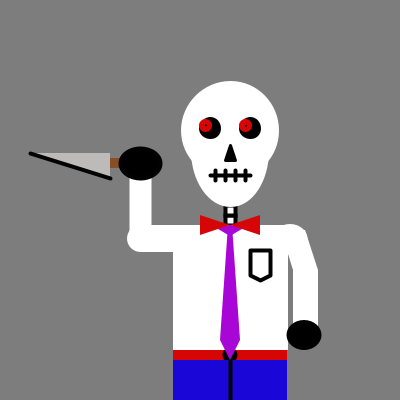
Frame 1 (no input)
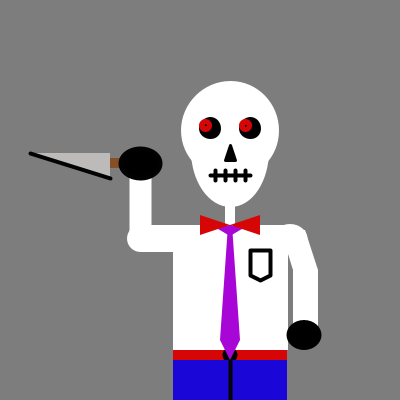
Frame 60 (the mouse pressed at the canvas centre just before this capture)
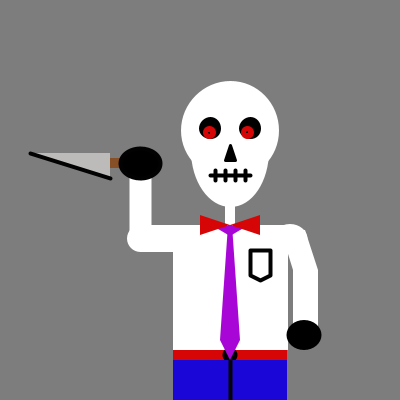
Frame 120 (the mouse held since frame 60 and released just before this capture)

The Processing sketch that drew these frames (run headless with seeded random() and noise(); from frame 60 on, the mouse is pressed at the canvas centre):

// Processing sketch: processing_70323
// ── processing_70323.pde


// Variable de position
int x =230;
int y =150;

int etatcoup;
final int DESCEND = 0;
final int MONTE = 1;


float rad;
float vitessecoup;
float mainX;
float mainY;

//Couleur des yeux
int etatYeux;


void setup() {
  // Configuration du cadre
  size ( 400, 400 );
  smooth ();

  background ( 125, 125, 125 );
}



void draw() {
  background(125, 125, 125);

  //coup du monde
  strokeWeight (4);
  fill ( 255 );
  rect ( x-5, y+65, 10, 10 );
  rect ( x-5, y+55, 10, 10);

  // tête du monstre
  strokeWeight ( 3 );
  stroke ( 255 );
  fill ( 255 );
  ellipse ( x, y-20, 95, 95 );
  ellipse ( x, y, 75, 110);

  // yeux du monstre  
  if (etatYeux ==1) {
    fill ( 154, 4, 4 );

    //dessine sourcils
    stroke(105, 10, 10);
    line(x-10+random(-3, 3), y-40+random(-3, 3), x-30, y-45);
    line(x+10+random(-3, 3), y-40+random(-3, 3), x+30, y-45);
  }
  else {
    fill ( 0 );
  }
  ellipse ( x-20, y-22, 25, 25 );
  ellipse ( x+20, y-22, 25, 25 );
  stroke (214, 6, 6);
  fill (214, 6, 6);

  //Pupille de gauche
  float pupilleGaucheX = x-20;  
  float pupilleGaucheY = y-22;

  float anglePupille = atan2(mouseY-pupilleGaucheY, mouseX-pupilleGaucheX);
  float distance = dist(mouseX, mouseY, pupilleGaucheX, pupilleGaucheY);
  distance = constrain(distance, 0, 5);
  pupilleGaucheX = pupilleGaucheX + cos(anglePupille) * distance;
  pupilleGaucheY = pupilleGaucheY + sin(anglePupille) * distance;

  ellipse ( pupilleGaucheX, pupilleGaucheY, 10, 10 );
  fill ( 0 );
  ellipse ( pupilleGaucheX, pupilleGaucheY, 5, 5 );  

  //Pupille de droite
  float pupilleDroiteX = x+20;  
  float pupilleDroiteY = y-22;

  anglePupille = atan2(mouseY-pupilleDroiteY, mouseX-pupilleDroiteX);
  distance = dist(mouseX, mouseY, pupilleDroiteX, pupilleDroiteY);
  distance = constrain(distance, 0, 5);
  pupilleDroiteX = pupilleDroiteX + cos(anglePupille) * distance;
  pupilleDroiteY = pupilleDroiteY + sin(anglePupille) * distance;

  fill (214, 6, 6);
  ellipse ( pupilleDroiteX, pupilleDroiteY, 10, 10 );
  fill ( 0 );
  ellipse ( pupilleDroiteX, pupilleDroiteY, 5, 5 );  


  // nez du monstre
  strokeJoin ( ROUND );
  stroke ( 0 );
  fill ( 0 );
  triangle ( x, y-5, x-5, y+10, x+5, y+10 );

  //bouche du monstre
  strokeWeight ( 4 );
  line (x-20, y+25, x+20, y+25);
  int i =0;
  while (i< 4) {
    int espacement = 10*i;
    line( x-15+ espacement, y+30, x-15+ espacement, y+20);
    i++ ;
  }





  //bras gauche du monstre  
  fill ( 255 );
  noStroke ( );
  //quad (x-58, y+75, x-40, y+ 100, x-110, y+120, x-110, y+90);
  //quad ( x-100, y+90, x-110, y+120, x-140, y+120, x-140, y+90 );
  strokeWeight(27);
  stroke(255);  
  line(x-90, y+88, x, y+88);       //bicep

  //---------------------------------  
  //partie animé du bras

  //Si clic sur avant-bras
  if (mousePressed == true)
  {
    if (mouseX > x-100 &&     //rect(x-100, y+15, 20,70); rectangle de l'avant bras
    mouseX < x-100+20 &&
      mouseY > y+15 &&
      mouseY < y+15+70) 
    {
      etatcoup=1;
    }
  }else{
    etatcoup=0;
  } 

  pushMatrix();  //Push matrix pour effectuer rotation
  translate(x-90, y+88); //axe de rotation est le coude
  if (etatcoup == 1)
  { 
    rad-=0.01 + vitessecoup;
    vitessecoup += 0.01;
    if (rad < -HALF_PI)
    {
      rad=0;
      etatcoup=0;
      vitessecoup=0;
    }
    rad = constrain(rad, -PI+HALF_PI, PI+HALF_PI);
    rotate(rad);

  }

  strokeWeight(2);
  rect(-10, -65, 20, 70);
  //line(x-100, y+88, x-100, y+25);       //avant bras

  //couteau du monstre
  noStroke ();
  fill ( 134, 79, 37 );
  rect ( -45, -80, 45, 10 );
  fill ( 188, 187, 186 );
  triangle ( -110, -85, -30, -85, -30, -60 );
  fill ( 147, 146, 145 );
  stroke ( 2);
  strokeWeight(4);
  line(  -110, -85, -30, -60 );

  // main gauche
  fill ( 0 );
  ellipse ( 0, -75, 40, 30 );

  popMatrix();  //Pop matrix pour fin de la rotation;
  //---------------------------------
  //fin partie animé du bras

  //chemise du monstre
  fill ( 255 );
  noStroke ();
  rect ( x-57, y+75, 115, 125 );

  //bras droite
  fill ( 255 );
  noStroke ( );
  ellipse ( x+60, y+89, 35, 30 );
  quad ( x+50, y+78, x+75, y+80, x+88, y+120, x+63, y+120 );
  rect ( x+63, y+120, 25, 60 );
  fill ( 0 );
  ellipse ( x+74, y+185, 35, 30 );



  //poche de la chemisse
  noFill ();
  stroke ( 2);
  beginShape ( );
  vertex ( x+20, y+100 );
  vertex (x+40, y+100 );
  vertex (x+40, y+125 );
  vertex (x+30, y+130 );
  vertex (x+20, y+125 );
  vertex (x+20, y+100 );
  endShape ();

  //ceinture du monstre
  noStroke ( );
  fill ( 214, 6, 6 );
  rect ( x-57, y+200, 114, 10);
  fill ( 0);
  ellipse (x, y+205, 15, 15 );

  //Pentalon du monstre
  noStroke ();
  fill (26, 6, 214 );
  rect( x-57, y+210, 57, 60 );
  fill ( 26, 6, 214 );
  rect( x, y+210, 57, 60 );
  stroke ( 4 );
  line ( x, y+210, x, y+250 );


  //cravate du monstre
  fill ( 168, 6, 214 );
  noStroke ();
  beginShape ();
  vertex (x-2, y+75 );
  vertex (x-10, y+190 );
  vertex (x, y+210);
  vertex (x+10, y+190);
  vertex (x+2, y+75 );
  endShape ();
  triangle ( x-17, y+76, x+17, y+76, x, y+86 );

  //Noeud papillon du monstre
  fill ( 214, 6, 6 );
  triangle ( x, y+75, x-30, y+65, x-30, y+85 );
  triangle ( x, y+75, x+30, y+65, x+30, y+85 );
}


void mousePressed()
{
  //SI on clique sur oeil gauche ou droit, on change etat
  if (dist(mouseX, mouseY, x-20, y-22) < 12 ||
    dist(mouseX, mouseY, x+20, y-22) < 12)
  {
    if (etatYeux ==0)
    {
      etatYeux=1;
    }
    else
    {
      etatYeux=0;
    }
  }
}
